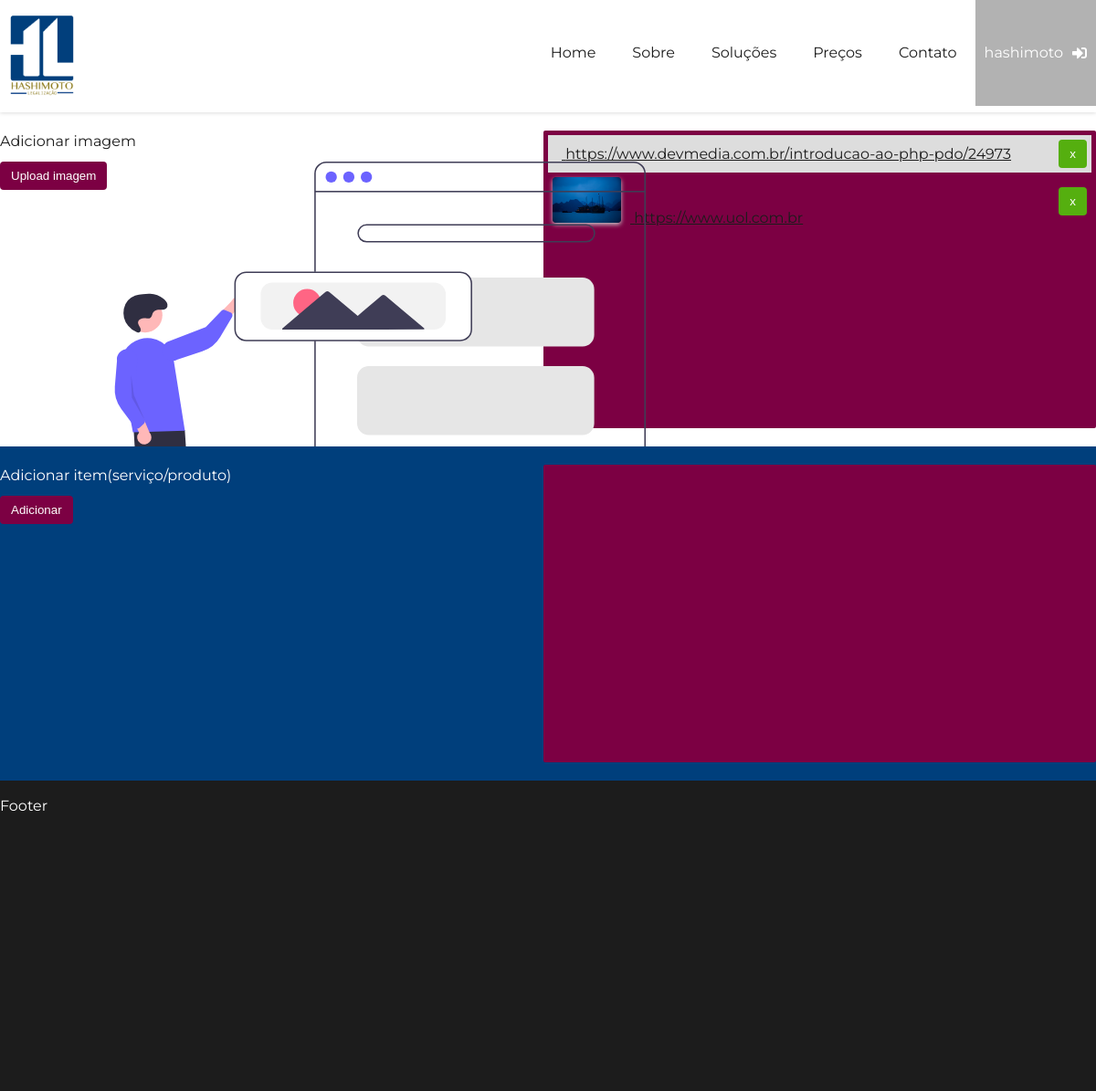
The app's page /admin/index.php (signed in), older data.
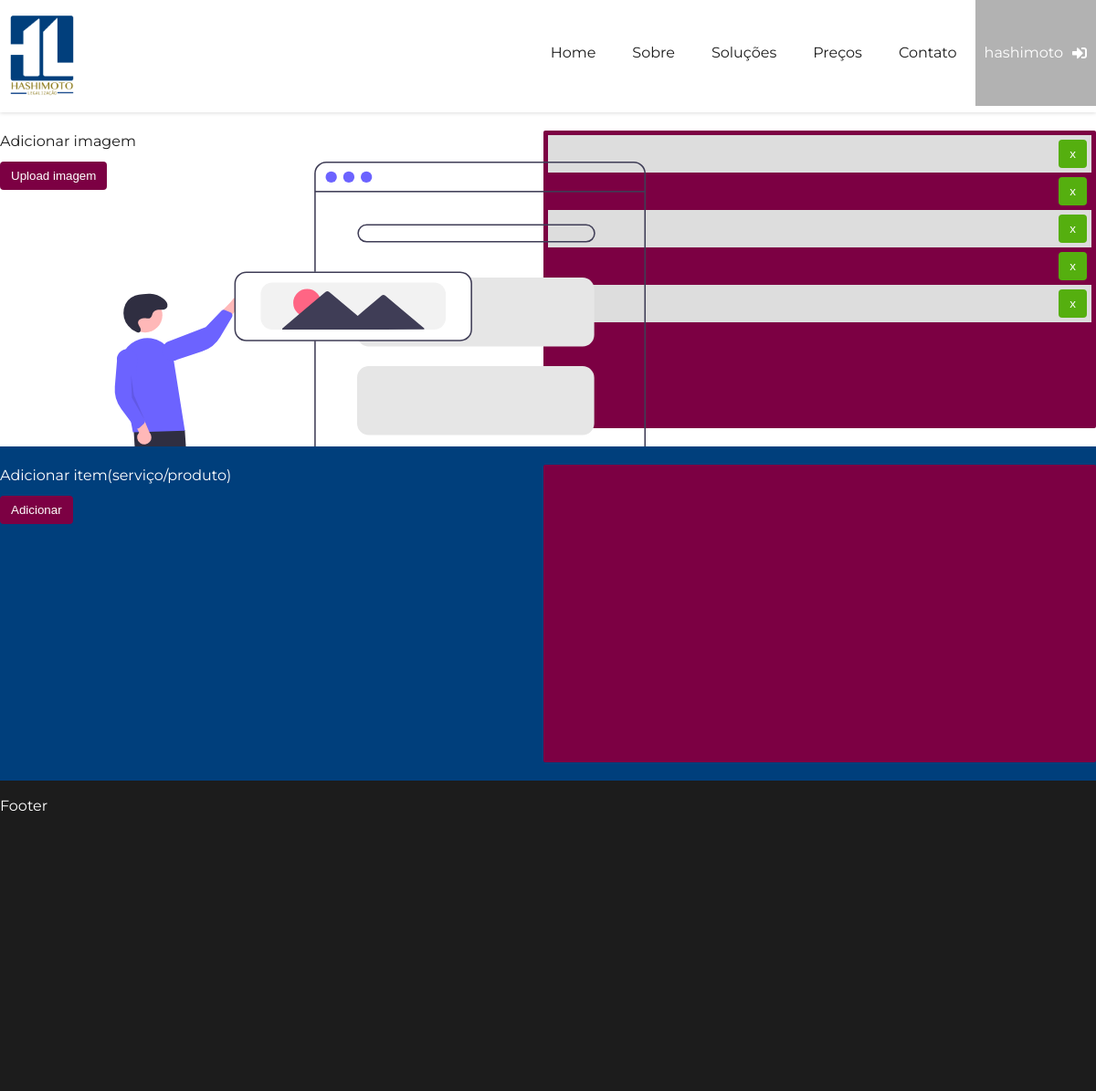
The same page, newer data.
### tables this page shows
CREATE TABLE IF NOT EXISTS `tbl_banners` (
  `id_banner` int(11) NOT NULL AUTO_INCREMENT,
  `nome` text NOT NULL,
  `link` varchar(250) DEFAULT '',
  PRIMARY KEY (`id_banner`),
  KEY `id_banner` (`id_banner`)
);

### admin/index.php (the view, shortened to what this page needs)
<?php
    include('../config/config.php');
?>
<!DOCTYPE html>
<html lang="pt-BR">
<head>
    <?php include('./../header.php'); ?>
</head>
<body>
<div class="main">
        <div class="header">
            <div class="center flex">
                <h1><a href="../"><img src="../img/logo.jpeg" /></a></h1>
                <ul class="nav">
                    <li> <a href="javascript:;">Home</a> </li>
                    <li> <a href="javascript:;">Sobre</a> </li>
                    <li> <a href="javascript:;">Soluções</a> </li>
                    <li> <a href="javascript:;">Preços</a> </li>
                    <li> <a href="javascript:;">Contato</a> </li>
                </ul>
                <div class="account">
                    <div class="user">
                        <?php echo $_SESSION['usuario'] ?>
                        <div data-id="maneger-acoount">
                            <a href="?sair">
                                <i class="fas fa-sign-in-alt">
                            </i></a>
                        </div>
                    </div>
                </div>
            </div>
        </div>
        <section class="container-item">
            <div class="center load-elements">
                <div class="elements">
                    <p>Adicionar imagem</p>
                    <button data-id="banner" class="btn btn-internal">Upload imagem</button>
                    <img src="./../img/undraw_Collection_re_4h7d.svg" class="bg" alt="">
                </div>
                <div class="elements">
                    <div class="right">
                    <?php
                        $sql = $pdo->prepare("select * FROM tbl_banners");
                        $sql->execute();
                        if($sql->rowCount() > 0){
                            while($info = $sql->fetch()){
                                ?>
                                <div class="content-image">
                                    <div class="internal-content">
                                        <a target="_blank"
                                        href="<?php echo $info['link'];?>">
                                        <span><?php echo $info['link']; ?></span>
                                        </a>
                                    </div>
                                    <button class="btn" onclick="
                                    functionHashi.deleteImage_action(<?php echo $info['id_banner']; ?>,'<?php echo $info['nome'];?>')">
                                        x
                                    </button>
                                </div>
                        <?php
                            }
                        }
                    ?>
                    </div>
                </div>
            </div>
        </section>
        <section class="container-item">
            <div class="center load-elements">
                <div class="elements">
                    <p>Adicionar item(serviço/produto)</p>
                    <button data-id="item" class="btn btn-internal">Adicionar</button>
                </div>
                <div class="elements">
                </div>
            </div>
        </section>
        <footer class="footer">
            <div class="center">
                Footer
            </div>
        </footer>
    </div>
</body>
</html>

### header.php (shortened to what this page needs)
<?php
    $url = $_SERVER['SERVER_NAME'] . $_SERVER['REQUEST_URI'];
    if (strpos($url, "admin")!==false){
        $path = './../';
    }
    else {
        $path = './';
    }
?>
<link rel="stylesheet" href="<?php echo $path; ?>css/reset.css" type="text/css" />
<link rel="stylesheet" href="<?php echo $path; ?>css/style.css" type="text/css" />
<link rel="stylesheet" href="<?php echo $path; ?>css/owl.carousel.min.css"/>
<link rel="stylesheet" href="<?php echo $path; ?>css/owl.theme.default.min.css" />
<link rel="stylesheet" href="https://cdnjs.cloudflare.com/ajax/libs/font-awesome/5.15.2/css/fontawesome.min.css" />
<link rel="stylesheet" href="https://cdnjs.cloudflare.com/ajax/libs/font-awesome/5.15.2/css/all.min.css" />
<link rel="stylesheet" href="<?php echo $path; ?>css/aos.css" />

### css/style.css (style rules this page uses)
:root { --color0: #003f7c; --color1: #ffffff; --color2: #1c1c1c; --color3: #b2b2b2; --color4: #f8b42d; --color5: #cccccc; --color6: #55af0f; --color7: #7c0043; --color8: #dddddd; }
body { background-color: var(--color1); color: var(--color2); font-size: 1em; font-family: 'Montserrat', sans-serif; }
a { color: var(--color2); }
.main { display: flex; overflow-x: hidden; flex-direction: column; }
h1 a img { width: 90px; }
.center { max-width: 1200px; width: 100%; margin: 0 auto; }
.header { display: flex; justify-content: space-between; align-items: center; box-shadow: 0 1px 4px #ddd; -webkit-transition: all 0.5s ease; -moz-transition: position 10s; -ms-transition: position 10s; -o-transition: position 10s; transition: all 0.5s ease; }
.header h1 { flex: 0; }
.header .nav { display: flex; flex: 1; justify-content: flex-end; }
.header .nav li a { padding: 50px 20px; align-items: center; text-decoration: none; background-color: var(--color1); transition: background-color 0.5s ease; display: flex; }
.header .account { flex: 0; background-color: var(--color3); color: var(--color1); height: 116px; display: flex; align-items: center; padding: 0 10px; }
.header .account .user { display: flex; }
.header .account i { color: var(--color1); }
.header .account .user div { margin-left: 10px; }
.flex { display: flex; }
.container-item { padding: 20px 0; min-height: 300px; }
.container-item:nth-child(even) { background-color: var(--color0); position: relative; color: var(--color1); }
.footer { padding: 20px 0; color: var(--color1); background-color: var(--color2); min-height: 300px; }
.btn { padding: 8px 12px; border: none; background: var(--color6); color: var(--color1); border-radius: 4px; cursor: pointer; }
.btn-internal { background-color: var(--color7); }
.load-elements { display: flex; justify-content: space-between; }
.internal-content { color: black; flex: 1; display: flex; align-items: center; }
.elements { flex: 1; border-radius: 2px; }
.elements:last-child { background: var(--color7); padding: 5px; height: 316px; overflow-x: auto; }
.content-image { display: flex; justify-content: space-between; align-items: center; padding: 5px; }
.content-image:nth-child(odd) { background: #ddd; }
.bg { position: absolute; height: 38%; }
p { line-height: 24px; margin-bottom: 10px; }

Row changes from the older to the newer data that the page shows:
changed tbl_banners (number 1 of 5 on the later page): link "https://www.devmedia.com.br/introducao-ao-php-pdo/24973" → (not shown)
changed tbl_banners (number 2 of 5 on the later page): link "https://www.uol.com.br" → (not shown)
